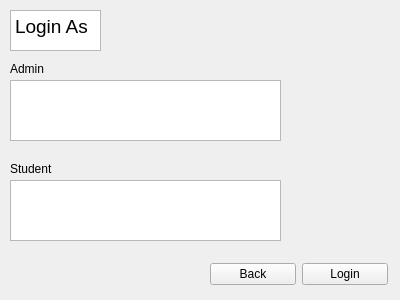
<?xml version="1.0" encoding="UTF-8"?>
<ui version="4.0">
 <class>loginPage</class>
 <widget class="QWidget" name="loginPage">
  <property name="geometry">
   <rect>
    <x>0</x>
    <y>0</y>
    <width>400</width>
    <height>300</height>
   </rect>
  </property>
  <property name="windowTitle">
   <string>User Login Page</string>
  </property>
  <widget class="QTextBrowser" name="textBrowser">
   <property name="geometry">
    <rect>
     <x>10</x>
     <y>10</y>
     <width>91</width>
     <height>41</height>
    </rect>
   </property>
   <property name="html">
    <string>&lt;!DOCTYPE HTML PUBLIC &quot;-//W3C//DTD HTML 4.0//EN&quot; &quot;http://www.w3.org/TR/REC-html40/strict.dtd&quot;&gt;
&lt;html&gt;&lt;head&gt;&lt;meta name=&quot;qrichtext&quot; content=&quot;1&quot; /&gt;&lt;style type=&quot;text/css&quot;&gt;
p, li { white-space: pre-wrap; }
&lt;/style&gt;&lt;/head&gt;&lt;body style=&quot; font-family:'Ubuntu'; font-size:11pt; font-weight:400; font-style:normal;&quot;&gt;
&lt;p style=&quot; margin-top:0px; margin-bottom:0px; margin-left:0px; margin-right:0px; -qt-block-indent:0; text-indent:0px;&quot;&gt;&lt;span style=&quot; font-size:14pt;&quot;&gt;Login As&lt;/span&gt;&lt;/p&gt;&lt;/body&gt;&lt;/html&gt;</string>
   </property>
  </widget>
  <widget class="QLabel" name="adminLabel">
   <property name="geometry">
    <rect>
     <x>10</x>
     <y>60</y>
     <width>67</width>
     <height>17</height>
    </rect>
   </property>
   <property name="text">
    <string>Admin</string>
   </property>
  </widget>
  <widget class="QLabel" name="studentLabel">
   <property name="geometry">
    <rect>
     <x>10</x>
     <y>160</y>
     <width>67</width>
     <height>17</height>
    </rect>
   </property>
   <property name="text">
    <string>Student</string>
   </property>
  </widget>
  <widget class="QListWidget" name="adminlistWidget">
   <property name="geometry">
    <rect>
     <x>10</x>
     <y>80</y>
     <width>271</width>
     <height>61</height>
    </rect>
   </property>
  </widget>
  <widget class="QListWidget" name="studentlistWidget">
   <property name="geometry">
    <rect>
     <x>10</x>
     <y>180</y>
     <width>271</width>
     <height>61</height>
    </rect>
   </property>
  </widget>
  <widget class="QWidget" name="">
   <property name="geometry">
    <rect>
     <x>210</x>
     <y>260</y>
     <width>178</width>
     <height>29</height>
    </rect>
   </property>
   <layout class="QHBoxLayout" name="horizontalLayout">
    <item>
     <widget class="QPushButton" name="pushButton">
      <property name="text">
       <string>Back</string>
      </property>
     </widget>
    </item>
    <item>
     <widget class="QPushButton" name="loginButton">
      <property name="text">
       <string>Login</string>
      </property>
     </widget>
    </item>
   </layout>
  </widget>
 </widget>
 <resources/>
 <connections/>
</ui>
